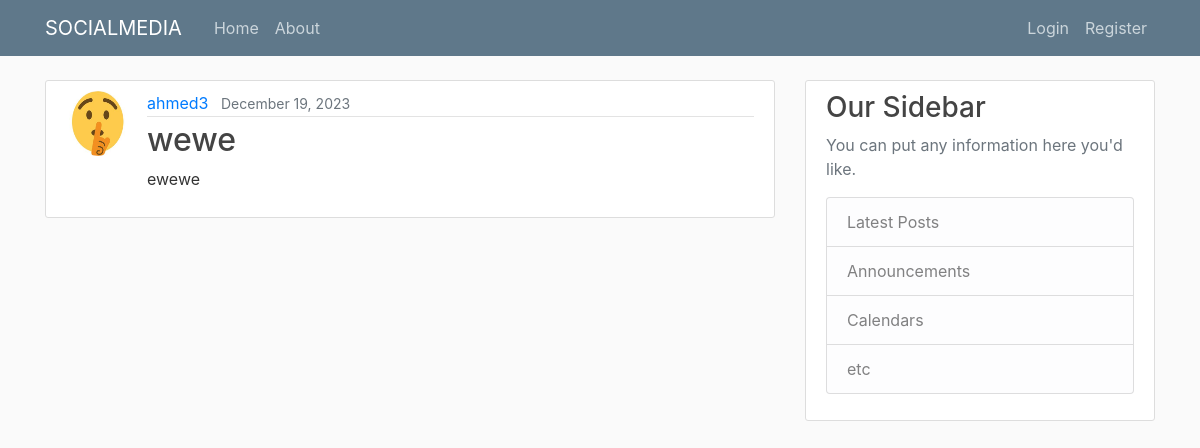
Screenshot of /post/7/ with the database file from the repository.
### blog/models.py (models this page shows, shortened)
class Post(models.Model):
    title=models.CharField(max_length=20)
    content=models.TextField()
    date_posted=models.DateTimeField(default=timezone.now)
    author=models.ForeignKey(User,on_delete=models.CASCADE)

### users/models.py (models this page shows, shortened)
class Profile(models.Model):
 user_id=models.OneToOneField(User,on_delete=models.CASCADE)
 image=models.ImageField(default="default.jpg",upload_to="profile_pics")

### blog/views.py (the view)
# urls.py: path('post/<int:pk>/', views.PostDetailView.as_view(),name="post-detail"),
class PostDetailView(DetailView):
    model=Post

### blog/templates/blog/post_detail.html (shortened to what this page needs)
{% extends 'blog/layout.html' %}
{% block content %}
   <article class="media content-section">
    <img class="rounded-circle article-img" src="{{ object.author.profile.image.url }}" alt="">
        <div class="media-body">
        <div class="article-metadata">
            <a class="mr-2" href="#">{{ object.author }}</a>
            <small class="text-muted">{{ object.date_posted |date:"F d, Y"  }}</small>
        </div>
        <h2 class="article-title" >{{ object.title }}</h2>
        <p class="article-content">{{ object.content }}</p>
        </div>
  </article>
{% endblock %}

### blog/static/blog/main.css (style rules this page uses)
body { background: #fafafa; color: #333333; margin-top: 5rem; }
h1, h2, h3, h4, h5, h6 { color: #444444; }
.content-section { background: #ffffff; padding: 10px 20px; border: 1px solid #dddddd; border-radius: 3px; margin-bottom: 20px; }
.article-title { color: #444444; }
.article-content { white-space: pre-line; }
.article-img { height: 65px; width: 65px; margin-right: 16px; }
.article-metadata { padding-bottom: 1px; margin-bottom: 4px; border-bottom: 1px solid #e3e3e3 }

### rows the page displays
Post: author.profile.image (placeholder picture), author "ahmed3", date_posted "December 19, 2023", title "wewe", content "ewewe"
